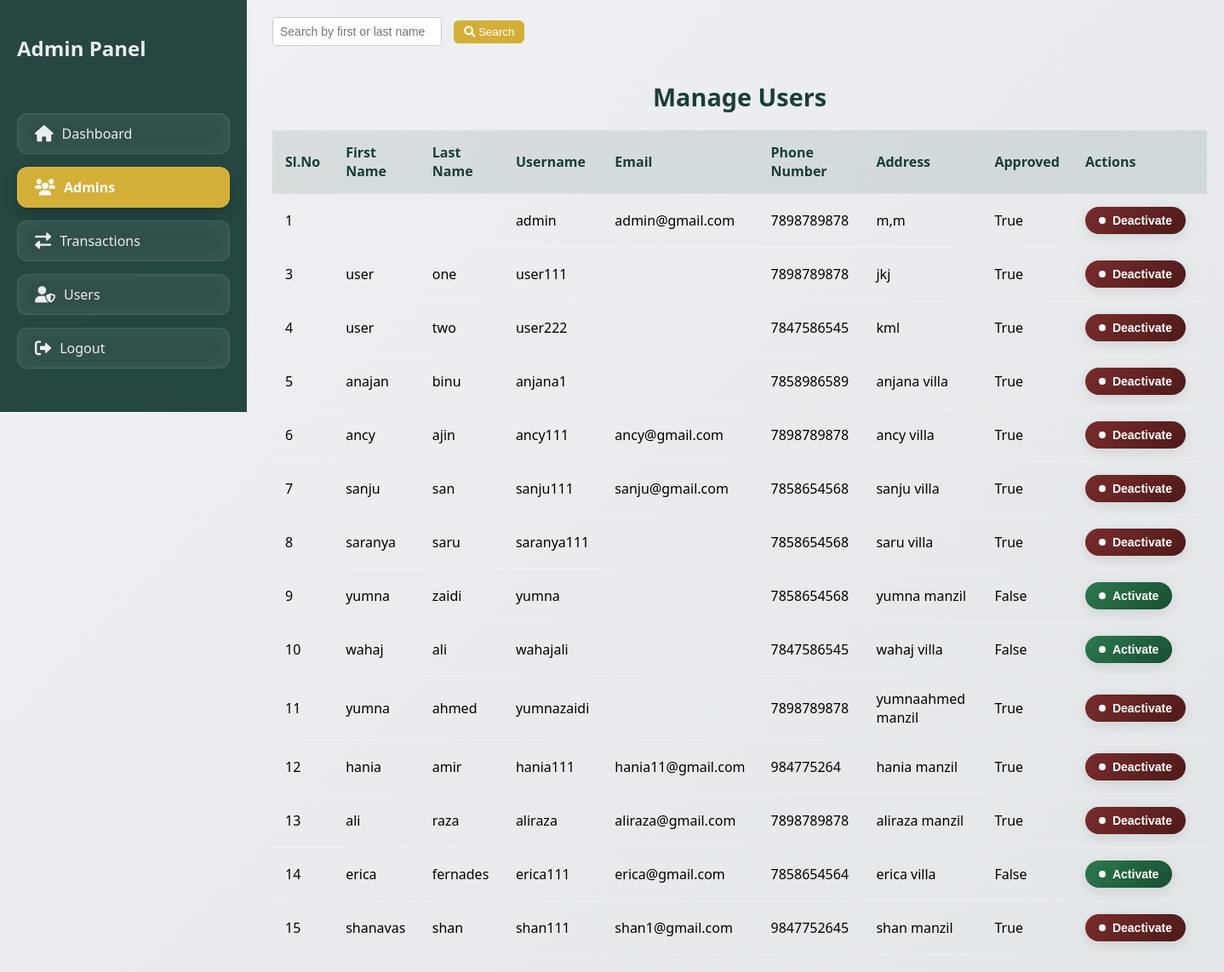
Page /investapp/admin/user-list/ (signed in) on the earlier database version.
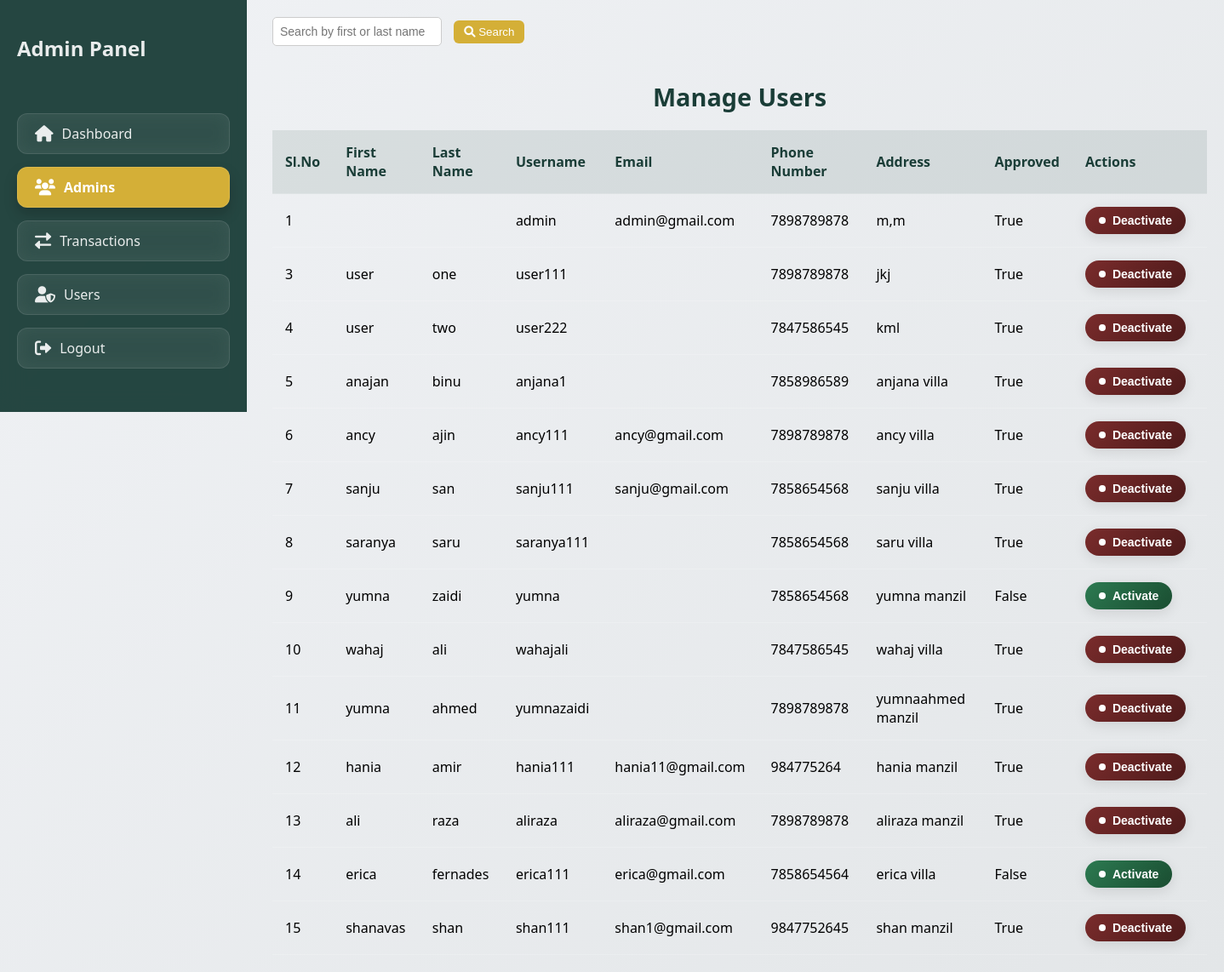
Same page on the later database version.
### investapp/models.py (models this page shows, shortened)
class CustomUser(AbstractUser):
    phone_number = models.CharField(max_length=15)
    address = models.TextField()
    is_approved = models.BooleanField(default=False)  # Only approved users can log in

### investapp/views.py (the view, shortened to what this page needs)
# urls.py: path('admin/user-list/', views.admin_user_list, name='admin-user-list'),
@user_passes_test(superuser_required)
def admin_user_list(request):
    User = get_user_model()
    search_query = request.GET.get('search', '')  # Default to empty string if no search query
    if search_query:
        users = User.objects.exclude(username='developer').filter(
            first_name__icontains=search_query
        ) | User.objects.exclude(username='developer').filter(
            last_name__icontains=search_query
        )
    else:
        users = User.objects.exclude(username='developer')  # If no search query, show all users
    return render(request, 'manage_users.html', {'users': users, 'search_query': search_query})

### investapp/views.py (called while the page is built)
def superuser_required(user):
    return user.is_authenticated and user.is_superuser

### investapp/templates/manage_users.html (shortened to what this page needs)
<!DOCTYPE html>
<html lang="en">
<head>
    <link href="https://cdnjs.cloudflare.com/ajax/libs/font-awesome/6.0.0/css/all.min.css" rel="stylesheet">
</head>
<body>
    <div class="sidebar">
        <h2>Admin Panel</h2>
        <ul class="sidebar-menu">
            <li>
                <a href="{% url 'transaction_list' %}" class="sidebar-link">
                    <i class="fas fa-home"></i> Dashboard
                </a>
            </li>
            <li>
                <a href="{% url 'admin-user-list' %}" class="sidebar-link">
                    <i class="fas fa-users"></i> Admins
                </a>
            </li>
            <li>
                <a href="{% url 'pending_transactions' %}" class="sidebar-link">
                    <i class="fas fa-exchange-alt"></i> Transactions
                </a>
            </li>
            <li>
                <a href="{% url 'admin_user_home' %}" class="sidebar-link">
                    <i class="fas fa-user-shield"></i> Users
                </a>
            </li>
            <li>
                <a href="{% url 'logout' %}" class="sidebar-link">
                    <i class="fas fa-sign-out-alt"></i> Logout
                </a>
            </li>
        </ul>
    </div>
    <div class="main-content">
        <form method="get" action="{% url 'admin-user-list' %}">
            <input type="text" name="search" value="{{ search_query }}" placeholder="Search by first or last name" class="search-bar">
            <button type="submit" class="btn btn-gold">
                <i class="fas fa-search"></i> Search
            </button>
        </form>
        <h2 class="manage-users-header">Manage Users</h2>
        <table class="ledger-table">
            <thead>
                <tr>
                    <th>Sl.No</th>
                    <th>First Name</th>
                    <th>Last Name</th>
                    <th>Username</th>
                    <th>Email</th>
                    <th>Phone Number</th>
                    <th>Address</th>
                    <th>Approved</th>
                    <th>Actions</th>
                </tr>
            </thead>
            <tbody>
            {% for user in users %}
            <tr>
                <td>{{ user.id }}</td>
                <td>{{ user.first_name }}</td>
                <td>{{ user.last_name }}</td>
                <td>{{ user.username }}</td>
                <td>{{ user.email }}</td>
                <td>{{ user.phone_number }}</td>
                <td>{{ user.address }}</td>
                <td>{{ user.is_approved }}</td>
                <td>
                    <form method="post">
                        {% if user.is_approved %}
                            <button type="submit" name="action" value="toggle" class="status status-debited">Deactivate</button>
                        {% else %}
                            <button type="submit" name="action" value="toggle" class="status status-approved">Activate</button>
                        {% endif %}
                    </form>
                </td>
            </tr>
            {% endfor %}
            </tbody>
        </table>
    </div>
</body>
</html>

Differences in the rows shown:
changed CustomUser "wahaj": is_approved "False" → "True"; is_approved "Activate" → "Deactivate"
